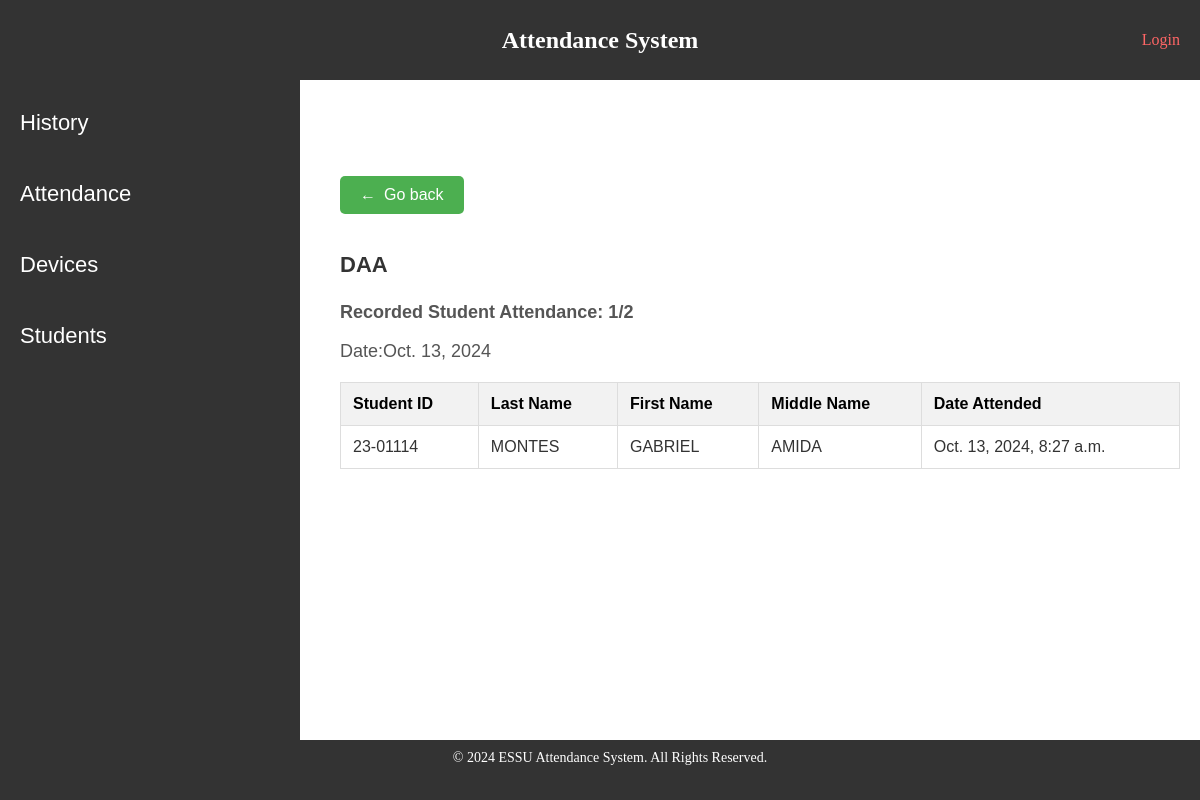
Page /attendance_for_today/3/ on the committed database.
### attendance_app/models.py (models this page shows, shortened)
class Event(models.Model):
    device = models.ForeignKey(Device, on_delete=models.CASCADE)
    name = models.CharField(max_length=200, unique=True)
    instructor = models.CharField(max_length=200)

class Day(models.Model):
    date = models.DateField()
    event = models.ForeignKey(Event, on_delete=models.CASCADE)

class Attendance(models.Model):
    day = models.ForeignKey(Day, on_delete=models.CASCADE)
    event = models.ForeignKey(Event, on_delete=models.CASCADE)
    student = models.ForeignKey(Student, on_delete=models.CASCADE)
    date_attended = models.DateTimeField(auto_now_add=True)

### student_app/models.py (models this page shows, shortened)
class Student(models.Model):
    card_uid = models.CharField(max_length=100)
    last_name = models.CharField(max_length=100)
    middle_name = models.CharField(max_length=100)
    first_name = models.CharField(max_length=100)
    student_id = models.CharField(max_length=8)

### attendance_app/views.py (the view)
# urls.py: path("attendance_for_today/<int:day_id>/",views.attendance_for_today, name="attendance_for_today"),
def attendance_for_today(request, day_id):
    day = Day.objects.get(id=day_id)
    event1 = day.event
    attendances = day.attendance_set.all()
    unique_att = get_unique_attendances(attendances)
    context = {"day":day,
               "event":event1,
               "attendances":unique_att,
               "top":len(unique_att),
               "below":len(Student.objects.all())}
    return render(request, "attendance_app/attendance_for_today.html", context)

### attendance_app/views.py (called while the page is built)
def get_unique_attendances(attendances):
    unique_attendances = {}
    for attendance in attendances:
        if attendance.student.student_id in unique_attendances.keys():
            continue
        unique_attendances[attendance.student.student_id]=attendance
    unique_attendances1 = [i for i in unique_attendances.values()]
    return unique_attendances1

### attendance_app/templates/attendance_app/attendance_for_today.html
{% extends "attendance_app/control_panel.html" %}
{% block content %}
    <p><a href="{%url 'attendance_app:event' event.id %}" class="back-link">Go back</a></p>
    <h2 class="attendance_dashboard_h2">{{event.name}}</h2>
    <h4 class="all_logs_h4">Recorded Student Attendance: {{top}}/{{below}}</h4>
    <p class="all_logs_h4">Date:{{day.date}}</p>
    <table class="table1">
        <thead>
            <tr>
                <th>Student ID</th>
                <th>Last Name</th>
                <th>First Name</th>
                <th>Middle Name</th>
                <th>Date Attended</th>
            </tr>
        </thead>
        <tbody>
            {% for record in attendances %}
            <tr>
                <td>{{record.student.student_id}}</td>
                <td>{{record.student.last_name}}</td>
                <td>{{record.student.first_name}}</td>
                <td>{{record.student.middle_name}}</td>
                <td>{{record.date_attended}}</td>
            </tr>
            {% empty %}
            <tr>
                <td colspan="5">No attendance for this date.</td>
            </tr>
            {% endfor %}
        </tbody>
    </table>
{% endblock content %}

### attendance_app/static/attendance_app/css/style.css (style rules this page uses)
.back-link { display: inline-block; background-color: #4CAF50; color: white; padding: 10px 20px; text-decoration: none; border-radius: 5px; font-family: Arial, sans-serif; font-size: 16px; transition: background-color 0.3s ease; margin-bottom: 20px; }
.back-link:before { content: "\2190"; margin-right: 8px; }
.attendance_dashboard_h2 { font-family: Arial, sans-serif; color: #333; font-size:22px; margin-bottom: 20px; }
.all_logs_h4 { margin-bottom: 10px; font-family: Arial, sans-serif; color: #555; font-size:18px; }
.table1 { width: 100%; border-collapse: collapse; margin: 20px 0; font-family: Arial, sans-serif; font-size: 16px; text-align: left; }
.table1 th, .table1 td { border: 1px solid #ddd; padding: 12px; }
.table1 th { background-color: #f2f2f2; font-weight: bold; }
.table1 td { color: #333; }
html, body { height: 100%; margin: 0; }

### rows in the picture
Event: name "DAA"
Day: date "Oct. 13, 2024"
Attendance: student.student_id "23-01114", student.last_name "MONTES", student.first_name "GABRIEL", student.middle_name "AMIDA", date_attended "Oct. 13, 2024, 8:27 a.m."

### other values in the picture
{{ top }} "1"
{{ below }} "2"
